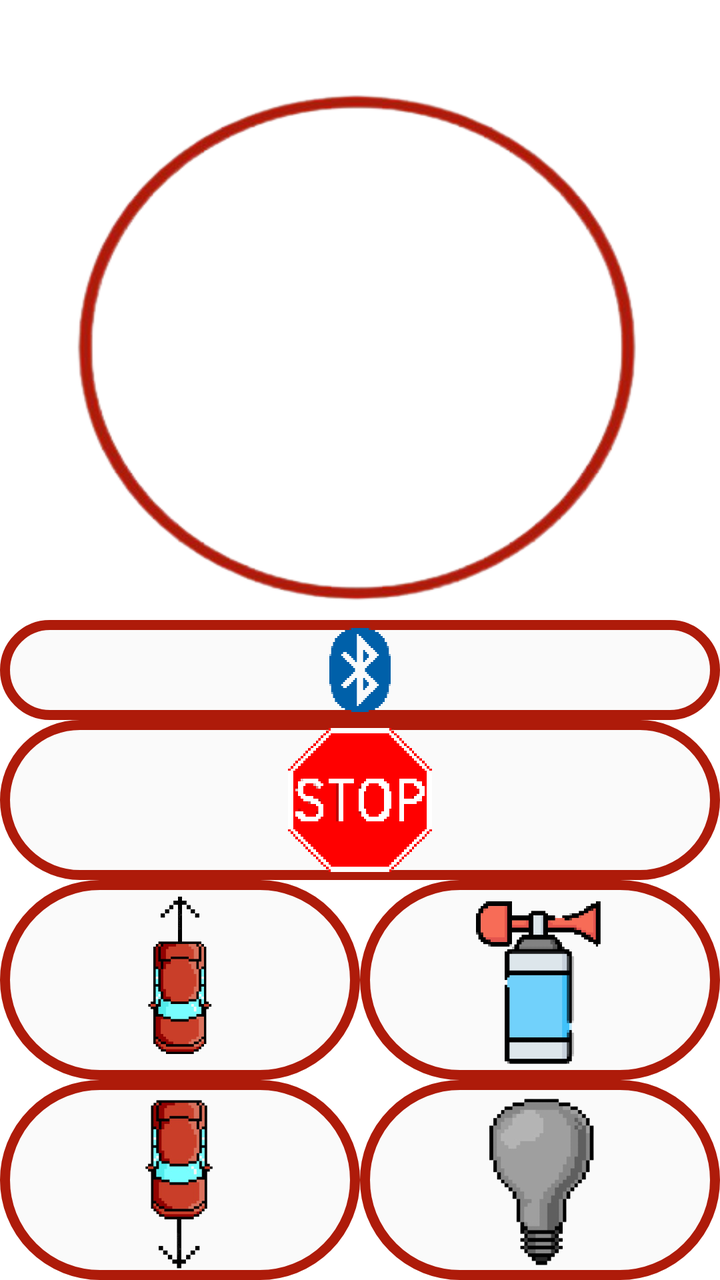
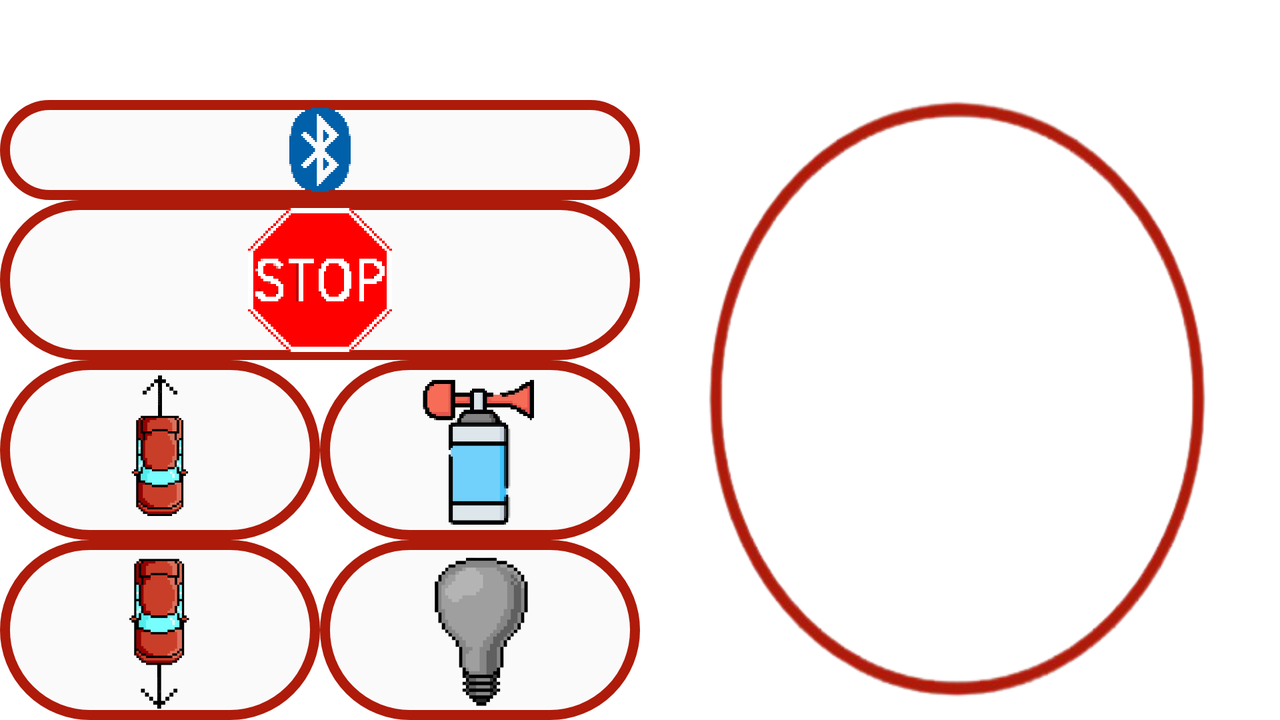

Two renders of one Android screen. The first uses the default layout on a phone; the second uses the alternative layout the repository ships for a different screen configuration, on a matching device. The two XML files are below.
<!-- AndroidManifest.xml: application theme Theme.IT_o_coiso -->
<!-- res/layout/control_activity.xml -->
<?xml version="1.0" encoding="utf-8"?>
<LinearLayout xmlns:android="http://schemas.android.com/apk/res/android"
    xmlns:app="http://schemas.android.com/apk/res-auto"
    xmlns:tools="http://schemas.android.com/tools"
    android:layout_width="match_parent"
    android:layout_height="match_parent"
    android:orientation="vertical"
    android:backgroundTint="@color/background_color"
    tools:context=".ControlActivity"
    tools:ignore="MissingDefaultResource">

    <LinearLayout
        android:layout_width="wrap_content"
        android:layout_height="0dp"
        android:layout_weight="0.4"
        android:layout_gravity="top|center_horizontal">
        android:orientation="horizontal">

        <RelativeLayout
            android:id="@+id/layout_joystick"
            android:layout_width="wrap_content"
            android:layout_height="wrap_content"
            android:layout_below="@+id/linearLayout1"
            android:layout_centerHorizontal="true"
            android:layout_marginTop="29dp"
            android:background="@drawable/joystick_pt1" >
        </RelativeLayout>

    </LinearLayout>

    <LinearLayout
        android:layout_width="wrap_content"
        android:layout_height="wrap_content"
        android:orientation="vertical">
        <LinearLayout
            android:layout_width="match_parent"
            android:layout_height="wrap_content"
            android:layout_gravity="bottom">

            <ImageButton
                android:id="@+id/btn_reconnect"
                android:layout_width="match_parent"
                android:layout_height="50dp"
                android:background="@drawable/button_rounded"
                android:src="@drawable/connect_again"
                android:scaleType="fitCenter"/>
        </LinearLayout>

        <LinearLayout
            android:layout_width="match_parent"
            android:layout_height="wrap_content"
            android:layout_gravity="bottom">

            <ImageButton
                android:id="@+id/btn_stop"
                android:layout_width="match_parent"
                android:layout_height="80dp"
                android:background="@drawable/button_rounded"
                android:src="@drawable/stop_car"
                android:scaleType="fitCenter"/>
        </LinearLayout>


        <LinearLayout
            android:layout_width="wrap_content"
            android:layout_height="0dp"
            android:layout_weight="0.5"
            android:orientation="horizontal"
            android:layout_gravity="bottom">

            <LinearLayout
                android:layout_width="0dp"
                android:layout_height="wrap_content"
                android:orientation="vertical"
                android:layout_gravity="bottom"
                android:layout_weight="0.5">

                <ImageButton
                    android:id="@+id/btn_reverse"
                    android:layout_width="match_parent"
                    android:layout_height="100dp"
                    android:background="@drawable/button_rounded"
                    android:src="@drawable/reverse_car"
                    android:scaleType="fitCenter"/>

                <ImageButton
                    android:id="@+id/btn_acelerate"
                    android:layout_width="match_parent"
                    android:layout_height="100dp"
                    android:background="@drawable/button_rounded"
                    android:scaleType="fitCenter"
                    android:src="@drawable/acelerate_car" />

            </LinearLayout>

            <LinearLayout
                android:layout_width="0dp"
                android:layout_height="wrap_content"
                android:orientation="vertical"
                android:layout_gravity="bottom"
                android:layout_weight="0.5">

                <ImageButton
                    android:id="@+id/btn_horn"
                    android:layout_width="match_parent"
                    android:layout_height="100dp"
                    android:background="@drawable/button_rounded"
                    android:src="@drawable/horn"
                    android:scaleType="fitCenter"/>

                <ImageButton
                    android:id="@+id/btn_light"
                    android:layout_width="match_parent"
                    android:layout_height="100dp"
                    android:background="@drawable/button_rounded"
                    android:src="@drawable/light_off"
                    android:scaleType="fitCenter"/>

            </LinearLayout>

        </LinearLayout>
    </LinearLayout>

</LinearLayout>
<!-- resources referenced by this layout -->
<resources>
  <color name="background_color">#FAFAFA</color>
  <!-- drawable acelerate_car: png bitmap (drawable-v24, 47700 bytes) -->
  <!-- drawable button_rounded (drawable) -->
  <?xml version="1.0" encoding="utf-8"?>
  <selector xmlns:android="http://schemas.android.com/apk/res/android">
      <item android:state_pressed="false">
          <shape android:shape="rectangle">
              <corners android:radius="1000dp" />
              <solid android:color="@color/background_color" />
              <stroke
                  android:width="5dip"
                  android:color="@color/red_color" />
              <padding
                  android:bottom="4dp"
                  android:left="4dp"
                  android:right="4dp"
                  android:top="4dp" />
          </shape>
      </item>
      <item android:state_pressed="true">
          <shape android:shape="rectangle">
              <corners android:radius="1000dp" />
              <solid android:color="#9F9F9F" />
              <stroke
                  android:width="2dip"
                  android:color="@color/background_color" />
              <padding
                  android:bottom="4dp"
                  android:left="4dp"
                  android:right="4dp"
                  android:top="4dp" />
          </shape>
      </item>
  </selector>
  <!-- drawable connect_again: png bitmap (drawable-v24, 11146 bytes) -->
  <!-- drawable horn: png bitmap (drawable-v24, 46569 bytes) -->
  <!-- drawable joystick_pt1: png bitmap (drawable-v24, 44553 bytes) -->
  <!-- drawable light_off: png bitmap (drawable-v24, 24173 bytes) -->
  <!-- drawable reverse_car: png bitmap (drawable-v24, 71754 bytes) -->
  <!-- drawable stop_car: png bitmap (drawable-v24, 82104 bytes) -->
  <style name="Theme.IT_o_coiso" parent="Theme.MaterialComponents.DayNight.DarkActionBar">
          
          <item name="colorPrimary">@color/red_color</item>
          <item name="colorPrimaryVariant">@color/red_color</item>
          <item name="colorOnPrimary">@color/white</item>
          
          <item name="colorSecondary">@color/teal_200</item>
          <item name="colorSecondaryVariant">@color/teal_700</item>
          <item name="colorOnSecondary">@color/black</item>
          
          <item name="android:statusBarColor" tools:targetApi="l">?attr/colorPrimaryVariant</item>
          
      </style>
  <color name="red_color">#AE1B0A</color>
  <color name="white">#FFFFFFFF</color>
  <color name="teal_200">#F61A00</color>
  <color name="teal_700">#FF018786</color>
  <color name="black">#FF000000</color>
</resources>
<!-- res/layout-land/control_activity.xml (the repository's variant of the layout above) -->
<!-- drawn on the phone turned sideways -->
<?xml version="1.0" encoding="utf-8"?>
<LinearLayout xmlns:android="http://schemas.android.com/apk/res/android"
    xmlns:app="http://schemas.android.com/apk/res-auto"
    xmlns:tools="http://schemas.android.com/tools"
    android:layout_width="match_parent"
    android:layout_height="match_parent"
    android:orientation="horizontal"
    android:backgroundTint="@color/background_color"
    tools:context=".ControlActivity"
    tools:ignore="MissingDefaultResource">

    <LinearLayout
        android:layout_width="0dp"
        android:layout_height="wrap_content"
        android:layout_weight="0.5"
        android:orientation="vertical"
        android:layout_gravity="bottom">

        <ImageButton
            android:id="@+id/btn_reconnect"
            android:layout_width="match_parent"
            android:layout_height="50dp"
            android:background="@drawable/button_rounded"
            android:src="@drawable/connect_again"
            android:scaleType="fitCenter"/>

        <ImageButton
            android:id="@+id/btn_stop"
            android:layout_width="match_parent"
            android:layout_height="80dp"
            android:background="@drawable/button_rounded"
            android:src="@drawable/stop_car"
            android:scaleType="fitCenter"/>

    <LinearLayout
        android:layout_width="wrap_content"
        android:layout_height="wrap_content"
        android:orientation="horizontal"
        android:layout_gravity="bottom">


        <LinearLayout
            android:layout_width="0dp"
            android:layout_height="wrap_content"
            android:orientation="vertical"
            android:layout_gravity="bottom"
            android:layout_weight="0.5">

            <ImageButton
                android:id="@+id/btn_reverse"
                android:layout_width="match_parent"
                android:layout_height="90dp"
                android:background="@drawable/button_rounded"
                android:src="@drawable/reverse_car"
                android:scaleType="fitCenter"/>

            <ImageButton
                android:id="@+id/btn_acelerate"
                android:layout_width="match_parent"
                android:layout_height="90dp"
                android:background="@drawable/button_rounded"
                android:scaleType="fitCenter"
                android:src="@drawable/acelerate_car" />

        </LinearLayout>

    <LinearLayout
        android:layout_width="0dp"
        android:layout_height="wrap_content"
        android:orientation="vertical"
        android:layout_gravity="bottom"
        android:layout_weight="0.5">

        <ImageButton
            android:id="@+id/btn_horn"
            android:layout_width="match_parent"
            android:layout_height="90dp"
            android:background="@drawable/button_rounded"
            android:src="@drawable/horn"
            android:scaleType="fitCenter"/>

        <ImageButton
            android:id="@+id/btn_light"
            android:layout_width="match_parent"
            android:layout_height="90dp"
            android:background="@drawable/button_rounded"
            android:src="@drawable/light_off"
            android:scaleType="fitCenter"/>
    </LinearLayout>

    </LinearLayout>

    </LinearLayout>

    <LinearLayout
        android:layout_width="0dp"
        android:layout_height="wrap_content"
        android:layout_weight="0.5"
        android:gravity="top|right"
        android:orientation="horizontal">

        <RelativeLayout
            android:id="@+id/layout_joystick"
            android:layout_width="wrap_content"
            android:layout_height="wrap_content"
            android:layout_below="@+id/linearLayout1"
            android:layout_centerHorizontal="true"
            android:layout_marginTop="29dp"
            android:background="@drawable/joystick_pt1" >
        </RelativeLayout>

    </LinearLayout>

</LinearLayout>
